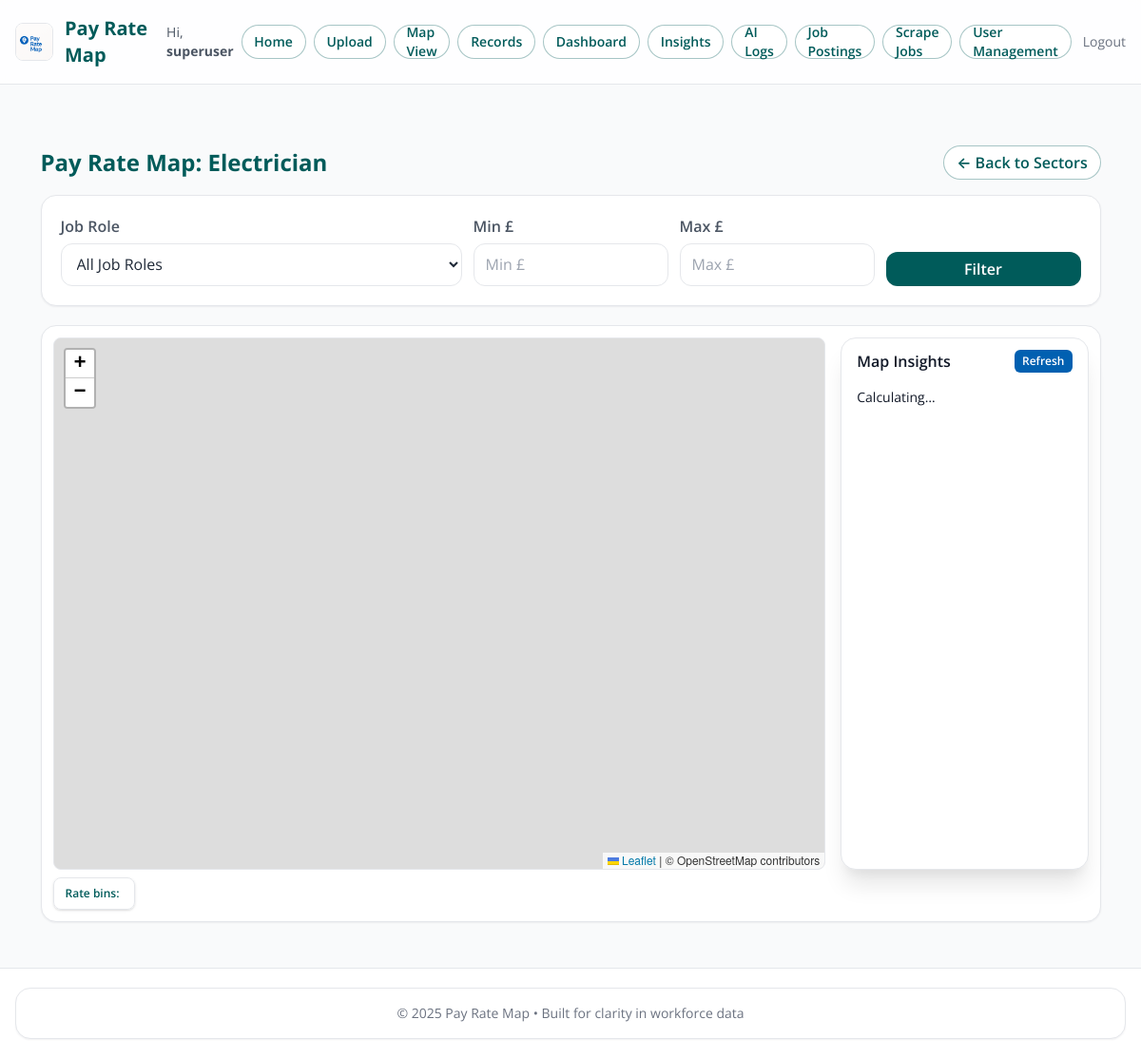
Before: /map/Electrician (signed in) with the older database file.
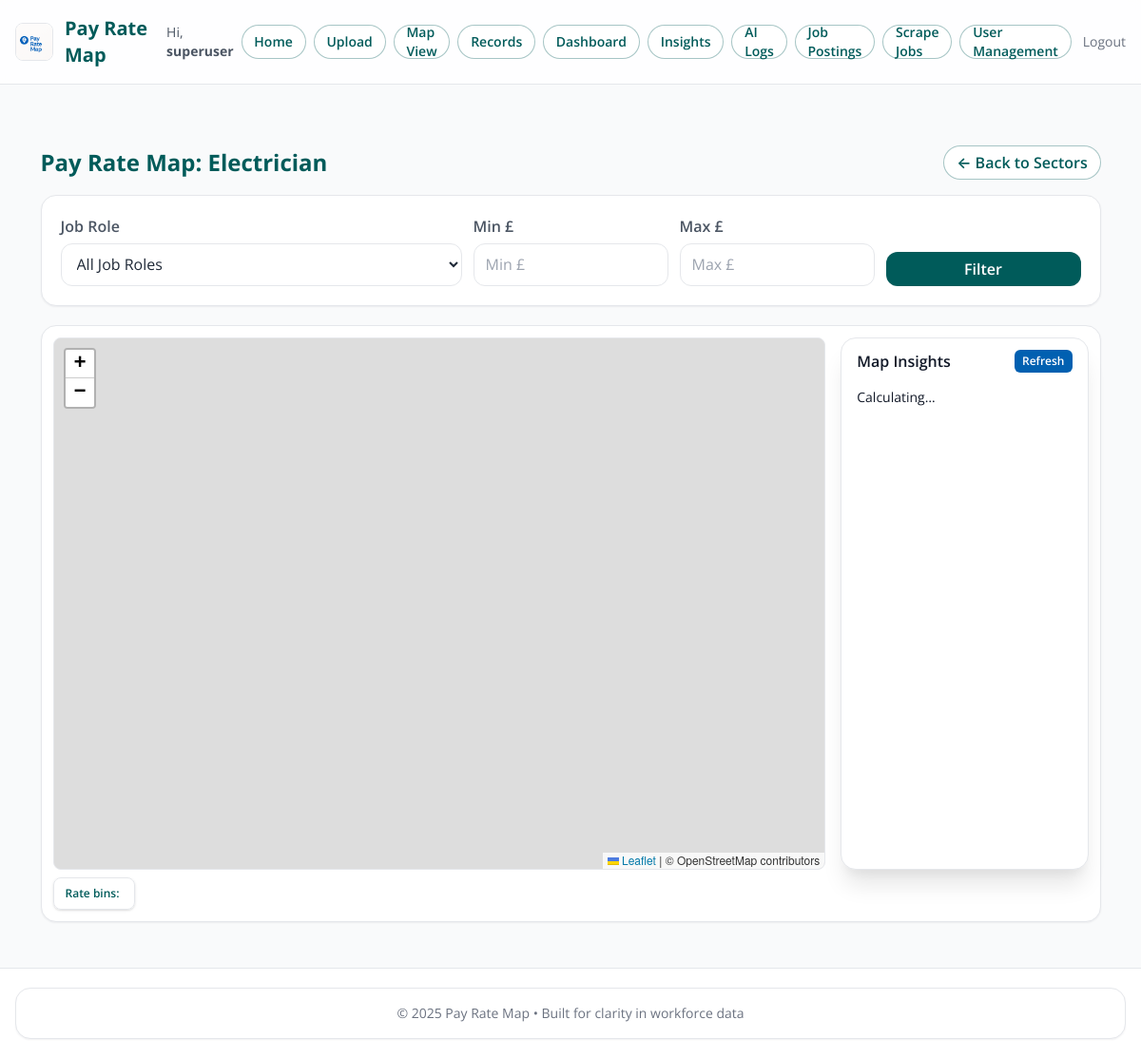
After: the same page with the newer database file.
### models.py (models this page shows)
class JobRecord(db.Model):
    __tablename__ = "job_record"
    id = db.Column(db.Integer, primary_key=True)
    company_id = db.Column(db.String(50), index=True)
    company_name = db.Column(db.String(100))
    sector = db.Column(db.String(50), index=True)
    job_role = db.Column(db.String(100), index=True)
    postcode = db.Column(db.String(20))
    county = db.Column(db.String(50), index=True)
    pay_rate = db.Column(db.Float)
    imported_month = db.Column(db.String(20), index=True)
    imported_year = db.Column(db.String(10), index=True)
    latitude = db.Column(db.Float)
    longitude = db.Column(db.Float)
    created_at = db.Column(db.DateTime, default=datetime.utcnow)
    imported_from_posting_id = db.Column(db.Integer)
    imported_at = db.Column(db.DateTime)
    external_url = db.Column(db.Text)
    logo_filename = db.Column(db.String(200))

### Old/app.py (the view)
@app.route("/map/<sector>")
@login_required
def sector_map(sector: str):
    job_role = request.args.get("job_role")
    min_pay = request.args.get("min_pay", type=float)
    max_pay = request.args.get("max_pay", type=float)
    query = JobRecord.query.filter(JobRecord.sector == sector)
    if job_role:
        query = query.filter(JobRecord.job_role == job_role)
    if min_pay is not None:
        query = query.filter(JobRecord.pay_rate >= min_pay)
    if max_pay is not None:
        query = query.filter(JobRecord.pay_rate <= max_pay)
    records = query.all()
    for record in records:
        record.logo_url = logo_url_for(record.company_id or "placeholder")
    job_roles = [
        r[0]
        for r in db.session.query(JobRecord.job_role)
        .filter(JobRecord.job_role.isnot(None))
        .distinct()
        .order_by(JobRecord.job_role)
        .all()
    ]
    return render_template(
        "map.html",
        sector=sector,
        records=records,
        job_roles=job_roles,
        filters={
            "job_role": job_role or "",
            "min_pay": min_pay or "",
            "max_pay": max_pay or "",
        },
    )

### Old/app.py (called while the page is built)
@login_manager.user_loader
def load_user(user_id: str):
    try:
        return db.session.get(User, int(user_id))
    except Exception:
        return None

def logo_url_for(company_id: str) -> str:
    fs_path = os.path.join(app.root_path, "static", "logos", f"{company_id}.png")
    if os.path.exists(fs_path):
        return url_for("static", filename=f"logos/{company_id}.png")
    return url_for("static", filename="logos/placeholder.png")

@app.context_processor
def inject_now():
    return {"current_year": datetime.now(timezone.utc).year}

### app/templates/map.html (shortened to what this page needs)
{% extends "base.html" %}
{% block content %}
<div class="max-w-7xl mx-auto px-2 sm:px-4 py-6">
  <div class="flex flex-col sm:flex-row sm:justify-between sm:items-center mb-4 gap-3">
    <h1 class="text-2xl font-bold" style="color: var(--brand);">Pay Rate Map: {{ sector }}</h1>
    <a href="{{ url_for('maps.map_sector_select') }}" class="nav-chip w-full sm:w-auto text-center">← Back to Sectors</a>
  </div>
  <section class="card mb-5">
    <form method="GET" class="p-4 sm:p-5 grid grid-cols-1 sm:grid-cols-2 lg:grid-cols-5 gap-3">
      <div class="lg:col-span-2">
        <label for="job_role" class="label">Job Role</label>
        <select id="job_role" name="job_role" class="input">
          <option value="">All Job Roles</option>
        </select>
      </div>
      <div>
        <label for="min_pay" class="label">Min £</label>
        <input id="min_pay" type="number" step="0.01" name="min_pay" placeholder="Min £" class="input" value="{{ filters.min_pay }}">
      </div>
      <div>
        <label for="max_pay" class="label">Max £</label>
        <input id="max_pay" type="number" step="0.01" name="max_pay" placeholder="Max £" class="input" value="{{ filters.max_pay }}">
      </div>
      <div class="flex items-end">
        <button type="submit" class="btn btn-primary w-full">Filter</button>
      </div>
    </form>
  </section>
  <section class="card">
    <div class="p-2 sm:p-3">
      <div class="grid grid-cols-1 lg:grid-cols-4 gap-4">
        <div class="lg:col-span-3">
          <div id="map" class="w-full rounded-lg border border-gray-200" style="height:70vh;"></div>
          <div id="rateLegend"
               class="mt-2 inline-flex flex-wrap items-center gap-2 text-xs bg-white/90 border border-gray-200 rounded-lg px-3 py-2 shadow"
               style="backdrop-filter: saturate(180%) blur(6px);">
            <span class="font-semibold mr-1" style="color:var(--brand);">Rate bins:</span>
          </div>
        </div>
        <div id="insightBox"
             class="rounded-2xl border border-slate-200 bg-white shadow-xl"
             style="height:70vh; overflow:auto;">
          <div class="flex items-center justify-between px-4 pt-3">
            <h3 class="font-semibold text-slate-800">Map Insights</h3>
            <button id="insightRefresh"
                    class="text-white text-xs font-semibold px-2 py-1 rounded-md"
                    style="background:#0160B1">Refresh</button>
          </div>
          <div id="insightBody" class="px-4 pb-4 pt-2 text-sm text-slate-700">
            <div class="py-2 text-slate-500">Calculating…</div>
          </div>
        </div>
      </div>
    </div>
  </section>
</div>
{% endblock %}
{% block scripts %}
  <link rel="stylesheet" href="https://unpkg.com/leaflet@1.9.4/dist/leaflet.css" />
  <link rel="stylesheet" href="https://unpkg.com/leaflet.markercluster@1.5.3/dist/MarkerCluster.css" />
  <link rel="stylesheet" href="https://unpkg.com/leaflet.markercluster@1.5.3/dist/MarkerCluster.Default.css" />
{% endblock %}

Changed rows visible on the page:
added JobRecord: sector "Electrician"
Other visible differences:
{{ sector }}: "Electrician" → (not shown)
